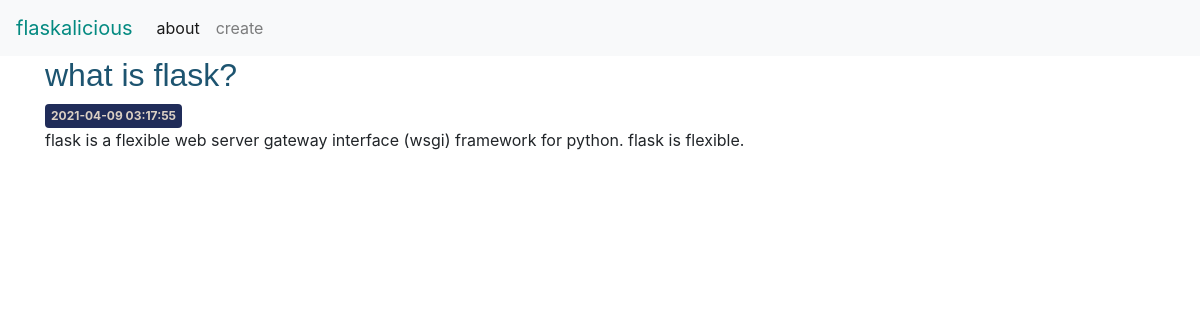
The page /1 on the database its author committed.
### tables this page shows
CREATE TABLE posts (
    id INTEGER PRIMARY KEY AUTOINCREMENT,
    created TIMESTAMP NOT NULL DEFAULT CURRENT_TIMESTAMP,
    title TEXT NOT NULL,
    content TEXT NOT NULL
);

### app.py (the view)
@app.route('/<int:post_id>')
def post(post_id):
    post = get_post(post_id)
    return render_template('post.html', post=post)

### app.py (called while the page is built)
def get_db_connection():
    conn = sqlite3.connect('database.db')
    conn.row_factory = sqlite3.Row
    return conn

def get_post(post_id):
    conn = get_db_connection()
    post = conn.execute('SELECT * FROM posts WHERE id = ?', (post_id,)).fetchone()
    conn.close()
    if post is None:
        abort(404)
    return post

### templates/post.html
{% extends 'base.html' %}
{% block content %}
    <h2>{% block title %} {{ post['title'] }} {% endblock %}</h2>
    <span class="badge badge-primary">{{ post['created'] }}</span>
    <p>{{ post['content'] }}</p>
{% endblock %}

### static/css/style.css (style rules this page uses)
h2 { font-family: Helvetica, sans-serif; font-weight: 500; color: #1d5470; }
.badge { display: inline-block; padding: .5em .5em; font-size: 75%; font-weight: 700; line-height: 1; text-align: center; white-space: nowrap; vertical-align: baseline; border-radius: .25rem; transition: color .15s ease-in-out,background-color .15s ease-in-out,border-color .15s ease-in-out,box-shadow .15s ease-in-out; }
.badge-primary { color: #dbd0c4; background-color: #202C59; }

### rows shown on the page
posts: title "what is flask?", created "2021-04-09 03:17:55", content "flask is a flexible web server gateway interface (wsgi) framework for python. flask is flexible."
